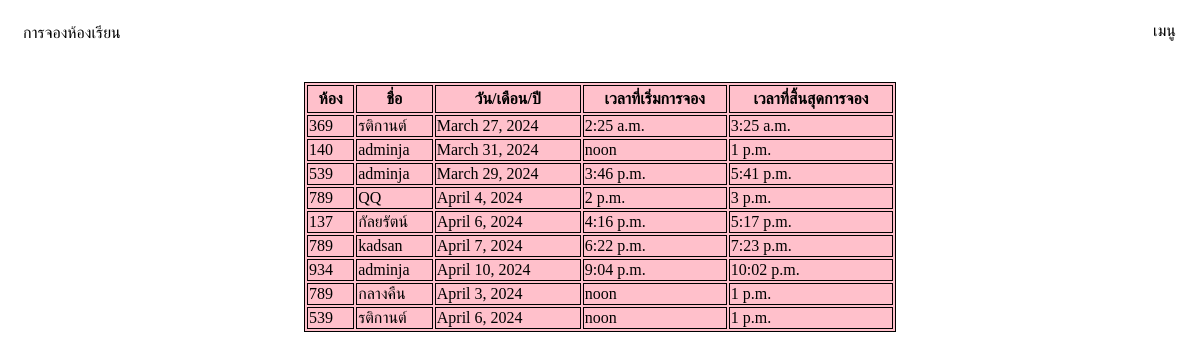
The app's page /web/result/ (signed in) with its own data.
### webapp/models.py (models this page shows)
class Reservation(models.Model):
    roomm = models.CharField(max_length=100)
    user = models.CharField(max_length=100)
    reservation_date = models.DateField()
    reservation_time = models.TimeField()
    reservation_timestop = models.TimeField()

### webapp/views.py (the view)
# urls.py: path('result/', views.result, name='result'),
@login_required
def result(request):
    all_result = Reservation.objects.all()
    return render(request, 'result.html', {"all_result": all_result})

### webapp/templates/result.html (shortened to what this page needs)
<!DOCTYPE html>
<html lang="en">
<head>
    {% load static %}
    <link rel="stylesheet" type="text/css"href="{% static '/css/styleejj.css' %}"/>
</head>
<body style="background-image: url('/static/images/bg16.png');">
{% include 'navbar.html' %}
<div class="bd-example">
  <table style="width:50%; margin: auto; margin-top: 2%;">
    <tr>
      <th style="padding: 4px;">ห้อง</th>
      <th>ชื่อ</th>
      <th>วัน/เดือน/ปี</th>
      <th>เวลาที่เริ่มการจอง</th>
      <th>เวลาที่สิ้นสุดการจอง</th>
    </tr>
    {% for result in all_result %}
    <tr>
      <td>{{ result.roomm }}</td>
      <td>{{ result.user }}</td>
      <td>{{ result.reservation_date }}</td>
      <td>{{ result.reservation_time }}</td>
      <td>{{ result.reservation_timestop }}</td>
    </tr>
    {% endfor %}
  </table>
</div>
    </body>
    </html>

### static/css/styleejj.css (style rules this page uses)
table, th, td { border:1px solid black; background-color: pink; }

### records on screen
Reservation: roomm "369", user "รติกานต์", reservation_date "March 27, 2024", reservation_time "2:25 a.m.", reservation_timestop "3:25 a.m."
Reservation: roomm "140", user "adminja", reservation_date "March 31, 2024", reservation_time "noon", reservation_timestop "1 p.m."
Reservation: roomm "539", user "adminja", reservation_date "March 29, 2024", reservation_time "3:46 p.m.", reservation_timestop "5:41 p.m."
Reservation: roomm "789", user "QQ", reservation_date "April 4, 2024", reservation_time "2 p.m.", reservation_timestop "3 p.m."
Reservation: roomm "137", user "กัลยรัตน์", reservation_date "April 6, 2024", reservation_time "4:16 p.m.", reservation_timestop "5:17 p.m."
Reservation: roomm "789", user "kadsan", reservation_date "April 7, 2024", reservation_time "6:22 p.m.", reservation_timestop "7:23 p.m."
Reservation: roomm "934", user "adminja", reservation_date "April 10, 2024", reservation_time "9:04 p.m.", reservation_timestop "10:02 p.m."
Reservation: roomm "789", user "กลางคืน", reservation_date "April 3, 2024", reservation_time "noon", reservation_timestop "1 p.m."
Reservation: roomm "539", user "รติกานต์", reservation_date "April 6, 2024", reservation_time "noon", reservation_timestop "1 p.m."
